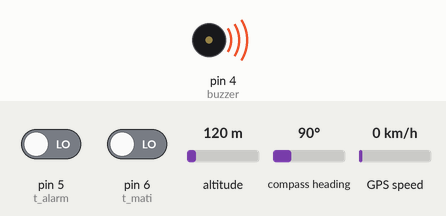
Recording of a sketch running on a simulated Arduino Uno, built with avr-gcc and run on an emulated ATmega328P. On the bench: buzzer (waves = sounding, pin HIGH). Inputs (shaded band) come from the test bench; at power-on: pin 6 (t_mati) LOW, pin 5 (t_alarm) LOW, altitude 120 m, compass heading 90°, GPS speed 0 km/h. The GPS gets a fix after 3 s at 37.7749, -122.4194 with 8 satellites; the modem accepts every AT command (registered, SIM ready, sends succeed) and sends nothing else.

Above: at 3.7 s.
3.8 s: pin 6 (t_mati) driven HIGH
At 8.01 s:
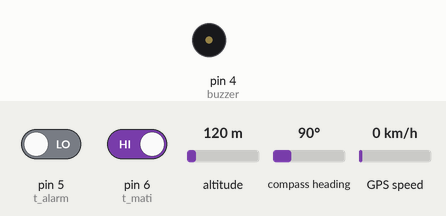
16.3 s: pin 6 (t_mati) driven LOW
17.8 s: pin 5 (t_alarm) driven HIGH
At 18.8 s:
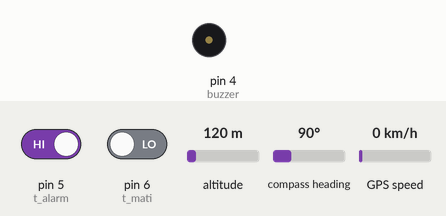
Timing chart, 0 to 20.8 s (numbered marks = the images above; inputs shaded):
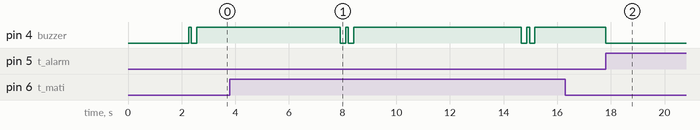

Measured:
- after the input at 3.8 s, pin 4 (buzzer): HIGH → LOW after 4.1 s, → HIGH 0.20 s later, → LOW 0.10 s later, → HIGH 0.20 s later, … (8 changes in this stretch)
- after the input at 16.3 s, every drawn part: stays the same
- after the input at 17.8 s, pin 4 (buzzer): HIGH → LOW at once

The sketch:

GPS_Tracker.ino
```cpp
#include<SoftwareSerial.h>
#include <TinyGPS++.h>
//SoftwareSerial mySerial(8, 9); // (Rx,Tx  > Tx,Rx)
//SoftwareSerial gps_tracker(2, 3);
SoftwareSerial mySerial(2, 3); // (Rx,Tx  > Tx,Rx)
SoftwareSerial gps_tracker(8, 9);
int t_alarm = 5, t_mati = 6, buzzer = 4;
TinyGPSPlus gps;
char incomingByte;
String inputString;
String latitude, longtitude;
int relay = 4;

void setup()
{
  Serial.begin(9600);
  mySerial.begin(9600);
  //gps_tracker.begin(9600);

    while (!mySerial.available()) {
      mySerial.println("AT");
      delay(1000);
     // Serial.println("Connecting...");
    }

 // Serial.println("Connected!");
  mySerial.println("AT+CMGF=1");  //Set SMS to Text Mode
  delay(1000);
  mySerial.println("AT+CNMI=1,2,0,0,0");  //Procedure to handle newly arrived messages(command name in text: new message indications to TE)
  delay(1000);
  mySerial.println("AT+CMGL=\"REC UNREAD\""); // Read Unread Messages
  pinMode(t_alarm, INPUT);
  pinMode(t_mati, INPUT);
  pinMode(buzzer, OUTPUT);
  digitalWrite(buzzer, LOW);
  delay(200);
  digitalWrite(buzzer, HIGH);
  delay(100);
  digitalWrite(buzzer, LOW);
  delay(200);
  digitalWrite(buzzer, HIGH);

}

void loop()
{

  if (mySerial.available() > 0) {
    delay(100);

    // Serial Buffer
    while (mySerial.available() > 0) {
      incomingByte = mySerial.read();
      inputString += incomingByte;
      cek_tombol();
      cek_gps();
    }
    delay(10);
    //Serial.println(inputString);
    inputString.toUpperCase(); // Uppercase the Received Message

    //turn RELAY ON or OFF
    if (inputString.indexOf("OFF") > -1) {
      digitalWrite(buzzer, HIGH);
      mySerial.println("AT+CMGDA=\"DEL ALL\"");
    }
    if (inputString.indexOf("ON") > -1) {
      digitalWrite(buzzer, LOW);
      mySerial.println("AT+CMGDA=\"DEL ALL\"");
    }
    if (inputString.indexOf("YOP") > -1) {
      cek_gps();
      //Serial.print("Mengirim SMS....");
      mySerial.write("AT+CMGF=1\r\n");
      delay(1000);
      mySerial.write("AT+CMGS=\"08163144166\"\r\n");
      delay(1000);
      //https://maps.google.com/maps?q=loc:3.614664,98.664978
      mySerial.print("https://maps.google.com/maps?q=loc:");
      mySerial.print(latitude);
      mySerial.print(",");
      mySerial.print(longtitude);
      delay(1000);
      mySerial.write((char)26);
      delay(1000);
      // Serial.print(" SMS Terkirim ");
      mySerial.println("AT+CMGDA=\"DEL ALL\"");
    }

    delay(50);

    //Delete Messages & Save Memory

    inputString = "";
  }
  cek_tombol();
  cek_gps();

}


void cek_gps() {
  while (Serial.available() > 0) {
    gps.encode(Serial.read());
    if (gps.location.isUpdated()) {
      latitude = String(gps.location.lat(), 6);
      longtitude = String(gps.location.lng(), 6);
    }
  }
}


void cek_tombol() {
  if (digitalRead(t_alarm) == HIGH) {
    digitalWrite(buzzer, LOW);
  }
  if (digitalRead(t_mati) == HIGH) {
    cek_gps();
    mySerial.write("AT+CMGF=1\r\n");
    delay(1000);
    mySerial.write("AT+CMGS=\"08163144166\"\r\n");
    delay(1000);
    //https://maps.google.com/maps?q=loc:3.614664,98.664978
    mySerial.print("https://maps.google.com/maps?q=loc:");
    mySerial.print(latitude);
    mySerial.print(",");
    mySerial.print(longtitude);
    delay(1000);
    mySerial.write((char)26);
    delay(1000);
    // Serial.print(" SMS Terkirim ");
    mySerial.println("AT+CMGDA=\"DEL ALL\"");
    digitalWrite(buzzer, HIGH);
    digitalWrite(buzzer, LOW);
    delay(200);
    digitalWrite(buzzer, HIGH);
    delay(100);
    digitalWrite(buzzer, LOW);
    delay(200);
    digitalWrite(buzzer, HIGH);
    delay(2000);
  }
}
```
